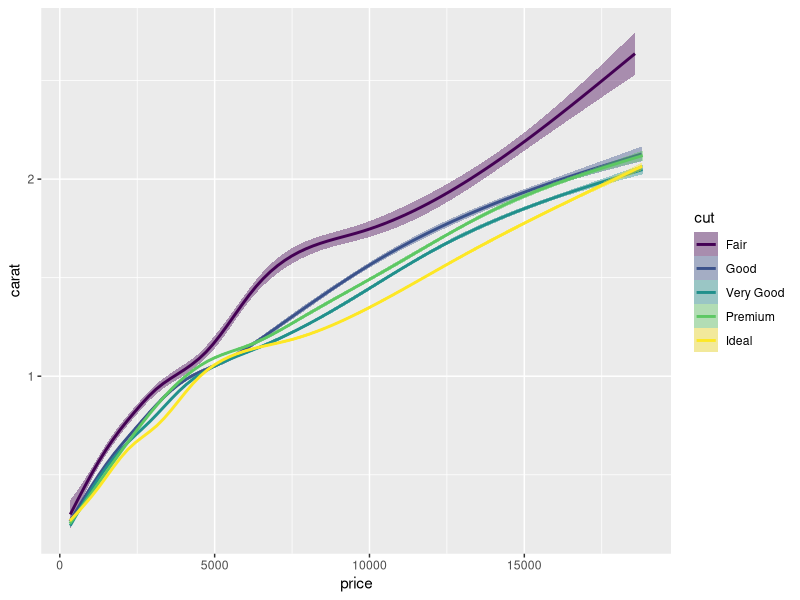

Reproduce this figure in R.
## ---- chunk 1
knitr::opts_chunk$set(echo = TRUE)
## ---- chunk 2
library(tidyverse)
library(knitr)

diamonds %>% ggplot(aes(x = price, y = carat, color = cut, fill = cut)) + geom_smooth()

quantile(diamonds$price) %>% enframe() %>% kable()

diamonds %>% count(color) %>% kable()

e = 1

data = 1

